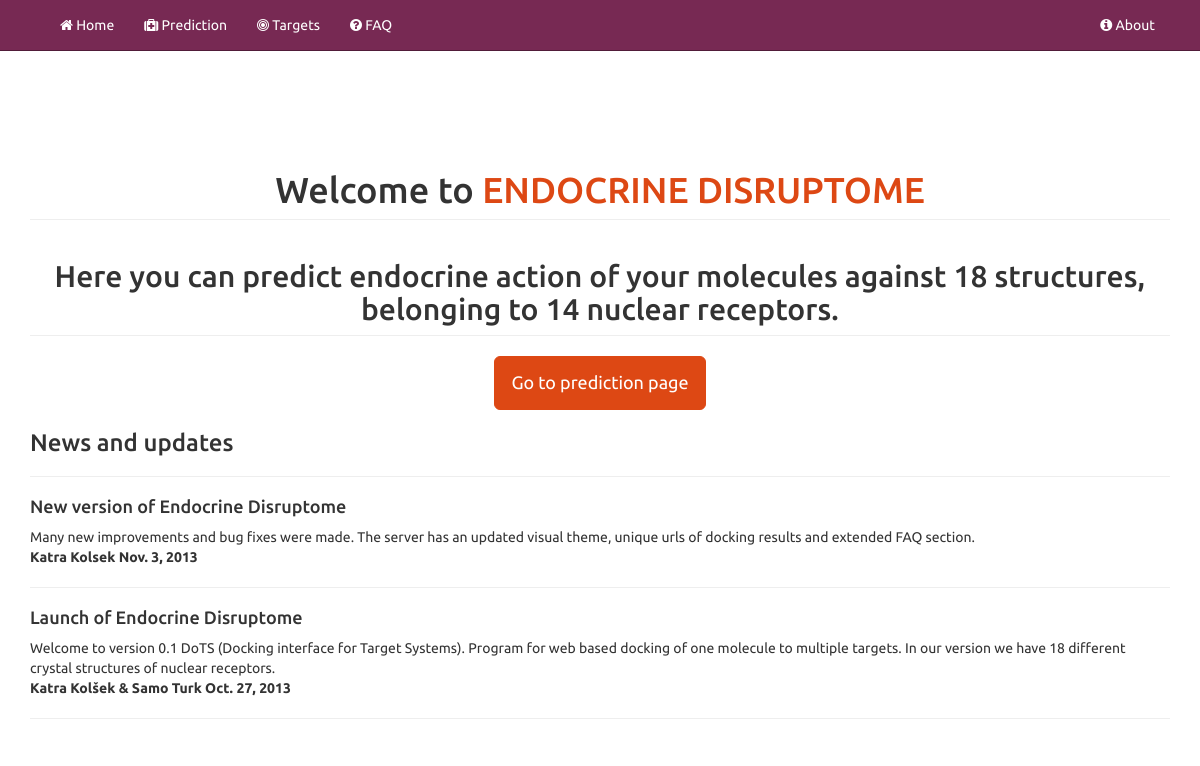
The page / on the database its author committed.
### news/models.py (models this page shows, shortened)
class News(models.Model):
    title = models.CharField(max_length=500, blank=False)
    body = models.TextField(blank=True)
    author = models.CharField(max_length=100, blank=True)
    additiondate = models.DateField()
    class Meta:
        ordering = ['-id']

### DoTS/views.py (the view)
# urls.py: url(r'^$', 'DoTS.views.home', name='home'),
def home(request):
    allnews = News.objects.all()
    allreceptors = Receptor.objects.all()
    return render(request, 'index.html', {'allnews':allnews, 'allreceptors':allreceptors})

### DoTS/templates/index.html
{% extends "base.html" %}
{% block content %}
<div class="text-center">
<h1 class="page-header welcome-header">Welcome to <a href="/prediction.html">ENDOCRINE DISRUPTOME</a></h1>
<h2 class="page-header">Here you can predict endocrine action of your molecules against 18 structures, belonging to 14 nuclear receptors.</h2>
<p>
  <a class="btn btn-lg btn-primary" type="button" href="/prediction.html">Go to prediction page</a>
</p>
</div>
<div>
<h3>News and updates</h3>
<hr>
</div>
{% for item in allnews %}
<div>
<h4>{{item.title}}</h4>
{{item.body|safe}}
<p><strong>{{item.author}}
{{item.additiondate}}
</strong></p>
<hr>
</div>
{% endfor%}
{% endblock %}

### DoTS/templates/base.html (style rules this page uses)
.welcome-header { margin-top: 130px; }

### rows shown on the page
News: title "New version of Endocrine Disruptome", body "Many new improvements and bug fixes were made. The server has an updated visual theme, unique urls of docking results and extended FAQ section.", author "Katra Kolsek", additiondate "Nov. 3, 2013"
News: title "Launch of Endocrine Disruptome", body "Welcome to version 0.1 DoTS (Docking interface for Target Systems). Program for web based docking of one molecule to multiple targets. In our version we have 18 different crystal structures of nuclear receptors.", author "Katra Kolšek & Samo Turk", additiondate "Oct. 27, 2013"
